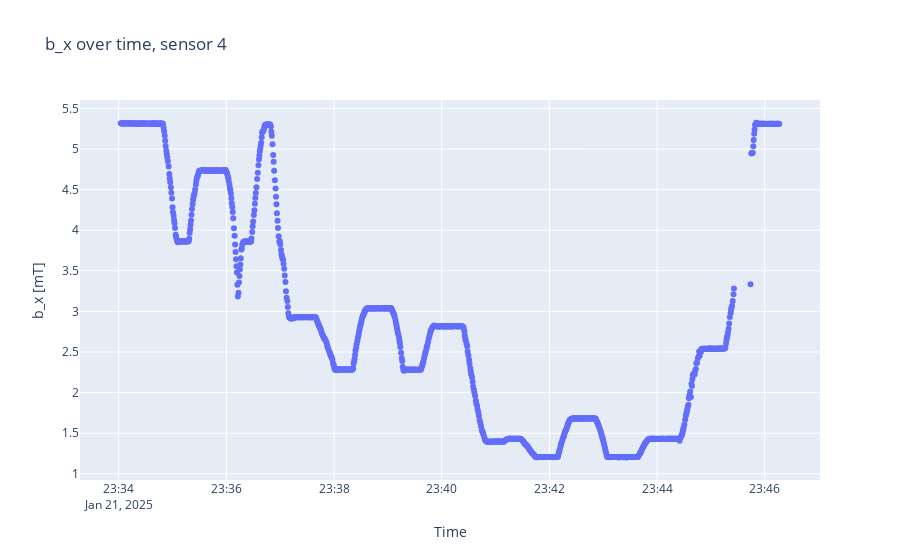
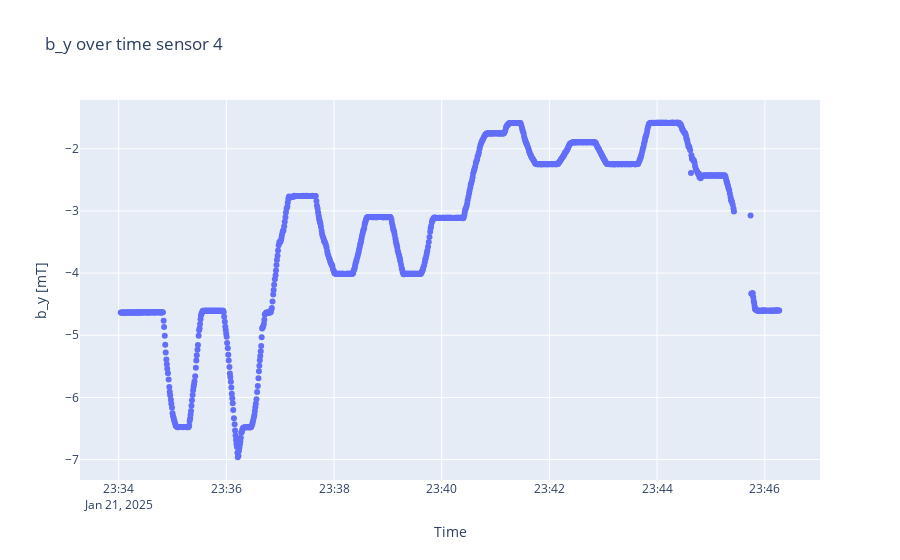
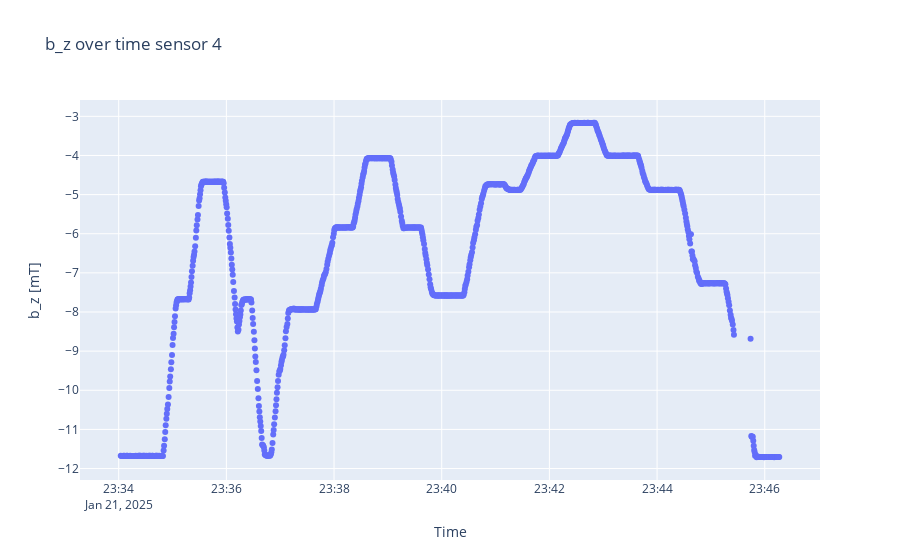

Notebook code for these charts, in order:
### Code cell
sensorplots(B, timestamps, 3)

### Figure 1 — Plotly figure (JSON) as saved in the notebook; plotly's stock layout.template omitted (floating-point values rounded to 4 significant figures; data arrays with more than 128 entries replaced by an {"elided": "..."} marker saying what was removed)
{"data": [{"mode": "markers", "type": "scatter", "x": {"elided": "1141 str values"}, "y": {"elided": "1141 float values"}}], "layout": {"title": {"text": "b_x over time, sensor 4"}, "xaxis": {"title": {"text": "Time"}}, "yaxis": {"scaleanchor": "y", "title": {"text": "b_x [mT]"}}}}

### Figure 2 — Plotly figure (JSON) as saved in the notebook; plotly's stock layout.template omitted (floating-point values rounded to 4 significant figures; data arrays with more than 128 entries replaced by an {"elided": "..."} marker saying what was removed)
{"data": [{"mode": "markers", "type": "scatter", "x": {"elided": "1141 str values"}, "y": {"elided": "1141 float values"}}], "layout": {"title": {"text": "b_y over time sensor 4"}, "xaxis": {"title": {"text": "Time"}}, "yaxis": {"scaleanchor": "y", "title": {"text": "b_y [mT]"}}}}

### Figure 3 — Plotly figure (JSON) as saved in the notebook; plotly's stock layout.template omitted (floating-point values rounded to 4 significant figures; data arrays with more than 128 entries replaced by an {"elided": "..."} marker saying what was removed)
{"data": [{"mode": "markers", "type": "scatter", "x": {"elided": "1141 str values"}, "y": {"elided": "1141 float values"}}], "layout": {"title": {"text": "b_z over time sensor 4"}, "xaxis": {"title": {"text": "Time"}}, "yaxis": {"scaleanchor": "y", "title": {"text": "b_z [mT]"}}}}
